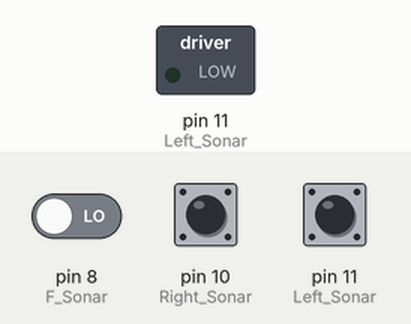
Recording of a sketch running on a simulated Arduino Uno, built with avr-gcc and run on an emulated ATmega328P. On the bench: switched loads named in the sketch (green lamp = pin HIGH). The inputs (shaded band) are chosen by the test bench; at power-on: pin 10 (Right_Sonar) LOW, pin 8 (F_Sonar) LOW, pin 11 (Left_Sonar) LOW. What the sketch prints to the serial monitor is not drawn.

Above: at 1.2 s.
1.3 s: pin 10 (Right_Sonar) pulled HIGH for 0.4 s
Timing chart, 0 to 10.3 s (numbered marks = the images above; inputs shaded):
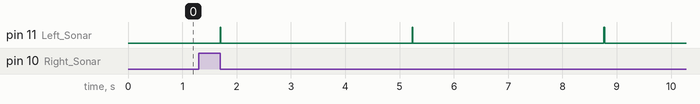

Measured:
- by itself, pin 11 (Left_Sonar): alternates HIGH for 0.01 s and LOW for 3.5 s

The sketch:

VLF_High_20211124.ino
```cpp
// C++ code
#define F_Sonar 8
#define Left_Sonar 11
#define Right_Sonar 10

//차량사이즈
int flag_mazor_1 = 0;


//차량사이즈
float robot_width = 200;
float mazor_width = 500;
float mazor_width_tolerance =40;


void setup()
{
  //digital pin은 input/Output

  pinMode(F_Sonar, OUTPUT);
  pinMode(Left_Sonar, OUTPUT);
  pinMode(Right_Sonar, OUTPUT);
  Serial.begin(115200);// 115200속도로 통신 BPC(bit por second)
}

float Right_Sonar_sensor()
{

  float duration=0.0;
  float distance=0.0;
  pinMode(Right_Sonar, OUTPUT);
  digitalWrite(Right_Sonar, LOW);
  digitalWrite(Right_Sonar, HIGH);
  delay(10);
  digitalWrite(Right_Sonar, LOW);
  pinMode(Right_Sonar, INPUT);
  duration = pulseIn(Right_Sonar, HIGH);
  distance=(34.0*duration)/2.0/1000.0; //10000 을 1000으로 바꿔줘야지  mm단위가 나온다.
  return distance;

}


float Left_Sonar_sensor()
{

  float duration=0.0;
  float distance=0.0;
  pinMode(Left_Sonar,OUTPUT);
  digitalWrite(Left_Sonar, LOW);
  digitalWrite(Left_Sonar,HIGH);
  delay(10);
  digitalWrite(Left_Sonar, LOW);
  pinMode(Left_Sonar, INPUT);
  duration = pulseIn(Left_Sonar, HIGH);
  distance=(34.0*duration)/2.0/1000.0;
  return distance;

}

  float F_Sonar_sensor()
{

  float duration=0.0;
  float distance=0.0;
  pinMode(F_Sonar,OUTPUT);
  digitalWrite(F_Sonar, LOW);
  digitalWrite(F_Sonar,HIGH);
  delay(10);
  digitalWrite(F_Sonar, LOW);
  pinMode(F_Sonar, INPUT);
  duration = pulseIn(F_Sonar, HIGH);
  distance=(34.0*duration)/2.0/1000.0;
  return distance;

}


void loop()  //반복 실행하는 함수, 모든 코들가 들어감, 메인 함수의 역활
{
  float F_distance1, R_distancel, L_distance1;
  float measure_width;

  F_distance1 = F_Sonar_sensor();
  R_distancel = Right_Sonar_sensor();
  L_distance1 = Left_Sonar_sensor();

  Serial.print("F_Distance:");
  Serial.print(F_distance1);
  Serial.print("mm\n");

  Serial.print("R_Distance:");
  Serial.print(R_distancel);
  Serial.print("mm\n");

  Serial.print("L_Distance:");
  Serial.print(L_distance1);
  Serial.print("mm\n");
  Serial.print("\n");

  measure_width = L_distance1 + robot_width + R_distancel;

  if((measure_width>=(mazor_width - mazor_width_tolerance))&&(measure_width<=(mazor_width + mazor_width_tolerance)))
	{
    if((F_distance1>mazor_width)&&(F_distance1<mazor_width+ 400))
   	{
    	flag_mazor_1 = 1;
        Serial.println("flag_mazor_1 set");
  	}
  	else
  	{
    	flag_mazor_1 = 0;
	}
  }


  delay(500);
}
```
